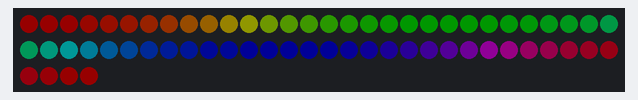
A sketch run on a simulated ESP8266 (NodeMCU). Parts: 64 RGB LEDs in strip order, left to right, continuing on the next row. Dim RGB values are drawn brighter than linear.

Above: at 0.15 s.
At 4.82 s:
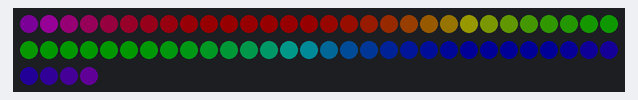
At 9.8 s:
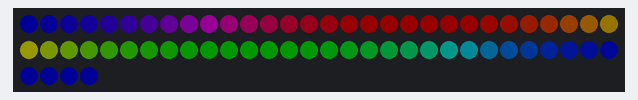
At 19.77 s:
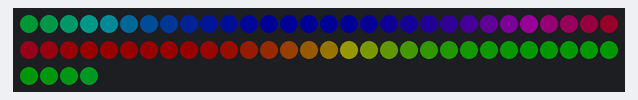
At 29.73 s:
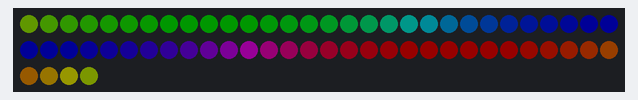
At 39.69 s:
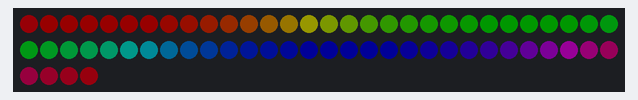

The sketch:

RGB_LED_Array.ino
```cpp
// Developed for HackHardware and Spark! Mar 2025
// Released into the public domain.

#include <Adafruit_NeoPixel.h>

#define LED_COUNT   64    // Number of LEDs in the strip

Adafruit_NeoPixel strip(LED_COUNT, D1, NEO_GRB + NEO_KHZ800);

void setup() {
    strip.begin();
    strip.show();         // Initialize all pixels to 'off'
}

void loop() {
    rainbowCycle(20, 100); // Reduce brightness to 100 (max 255)
}

// Function to set a single color - Not used in the loop right now so currenly never run.
void setColor(uint8_t red, uint8_t green, uint8_t blue) {
    for (int i = 0; i < LED_COUNT; i++) {
        strip.setPixelColor(i, strip.Color(red, green, blue));
    }
    strip.show();
}

// Function to cycle through the rainbow
void rainbowCycle(int wait, uint8_t brightness) {
    for (long firstPixelHue = 0; firstPixelHue < 65536; firstPixelHue += 256) {
        for (int i = 0; i < strip.numPixels(); i++) {
            int pixelHue = firstPixelHue + (i * 65536L / strip.numPixels());
            strip.setPixelColor(i, strip.gamma32(strip.ColorHSV(pixelHue, 255, brightness)));
        }
        strip.show();
        delay(wait);
    }
}
```
